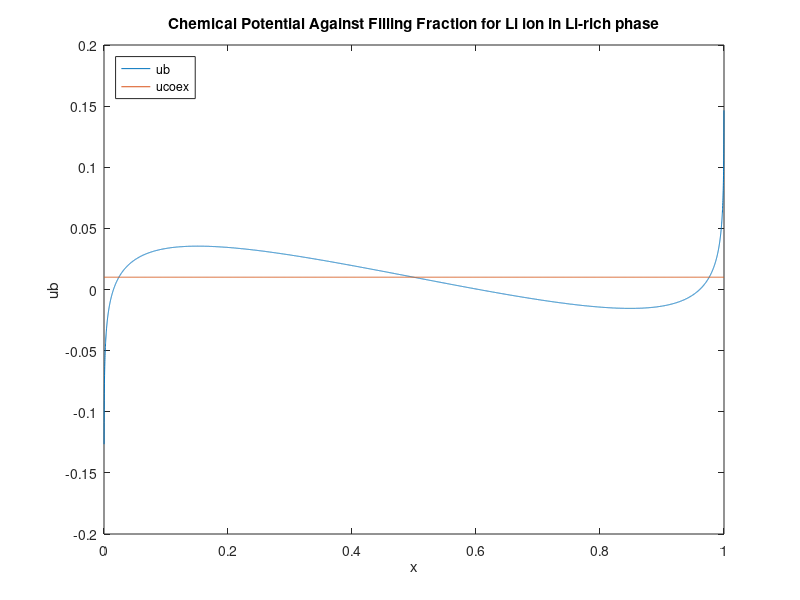

Here is the MATLAB script that generated this plot: (Note: this script raises an error after producing the figure.)
close all

xb=0.0001:0.0001:0.9999;
%Qii
w=0.1;
T=298;
ua0=0.02;
ub0=0.03;
k = 8.617*10^-5;%eV/K
m=T*k;
ub = (w.*(1-(2.*xb))) + (m.*(log(xb)-log(1-xb))) - ua0 + ub0;
figure(1)
l1 = plot(xb,ub);
hold on
ucoex = (w.*(1-(2.*0.5))) + (m.*(log(0.5)-log(1-0.5))) - ua0 + ub0;
l2 = plot(xb,ucoex*ones(size(xb)));
title('Chemical Potential Against Filling Fraction for Li ion in Li-rich phase')
xlabel('x')
ylabel('ub')
legend({'ub','ucoex'},'Location','northwest')
points(1) = fminsearch(@fdiff2,0.01);
points(2) = fminsearch(@fdiff2,0.5);
points(3) = fminsearch(@fdiff2,0.99);
plot(points,ucoex,'x')
points
%Qiv
dp2=ub + 2.*k.*T.*asinh(4.*2./(1-xb));
dp10=ub + 2.*k.*T.*asinh(4.*10./(1-xb));
dp20=ub + 2.*k.*T.*asinh(4.*20./(1-xb));
dp30=ub + 2.*k.*T.*asinh(4.*30./(1-xb));
dp40=ub + 2.*k.*T.*asinh(4.*40./(1-xb));
dp50=ub + 2.*k.*T.*asinh(4.*50./(1-xb));
figure(2)
plot(xb,dp2)
hold on
plot(xb,dp10)
hold on
plot(xb,dp20)
hold on
plot(xb,dp30)
hold on
plot(xb,dp40)
hold on
plot(xb,dp50)
hold on
legend({'2C','10C','20C','30C','40C','50C'},'Location','northwest')
title('Non-equilibrium Chemical Potential Against Filling Fraction for Li ion in Li-rich phases')
xlabel('x')
ylabel('ub')
%Qv
figure(3)
plot(xb,3.4-dp2)
hold on
plot(xb,3.4-dp10)
hold on
plot(xb,3.4-dp20)
hold on
plot(xb,3.4-dp30)
hold on
plot(xb,3.4-dp40)
hold on
plot(xb,3.4-dp50)
hold on
legend({'2C','10C','20C','30C','40C','50C'},'Location','northeast')
title('Voltage Against Filling Fraction for Li ion in Li-rich phases')
xlabel('x')
ylabel('V')
figure(4)
plot(xb*170,3.4-dp2)
hold on
plot(xb*170,3.4-dp10)
hold on
plot(xb*170,3.4-dp20)
hold on
plot(xb*170,3.4-dp30)
hold on
plot(xb*170,3.4-dp40)
hold on
plot(xb*170,3.4-dp50)
legend({'2C','10C','20C','30C','40C','50C'},'Location','northeast')
title('Voltage Against Theoretical Capacity for Li ion in Li-rich phases')
xlabel('capacity (mAh/g)')
ylabel('Voltage (V)')
%Qvi
figure(5)
t=[2,10,20,30,40,50];
syms x
int2=3.4 - int((w.*(1-(2.*x))) + (m.*(log(x)-log(1-x))) - ua0 + ub0 + 2.*k.*T.*asinh(4.*2./(1-x)),[0 1]);
int10=3.4 - int((w.*(1-(2.*x))) + (m.*(log(x)-log(1-x))) - ua0 + ub0 + 2.*k.*T.*asinh(4.*10./(1-x)),[0 1]);
int20=3.4 - int((w.*(1-(2.*x))) + (m.*(log(x)-log(1-x))) - ua0 + ub0 + 2.*k.*T.*asinh(4.*20./(1-x)),[0 1]);
int30=3.4 - int((w.*(1-(2.*x))) + (m.*(log(x)-log(1-x))) - ua0 + ub0 + 2.*k.*T.*asinh(4.*30./(1-x)),[0 1]);
int40=3.4 - int((w.*(1-(2.*x))) + (m.*(log(x)-log(1-x))) - ua0 + ub0 + 2.*k.*T.*asinh(4.*40./(1-x)),[0 1]);
int50=3.4 - int((w.*(1-(2.*x))) + (m.*(log(x)-log(1-x))) - ua0 + ub0 + 2.*k.*T.*asinh(4.*50./(1-x)),[0 1]);
y=[int2,int10,int20,int30,int40,int50];
plot(t,y)
title('Average Cell Voltage Against C-rate for Li ion in Li-rich phases')
xlabel('C')
ylabel('Average Voltage (V)')